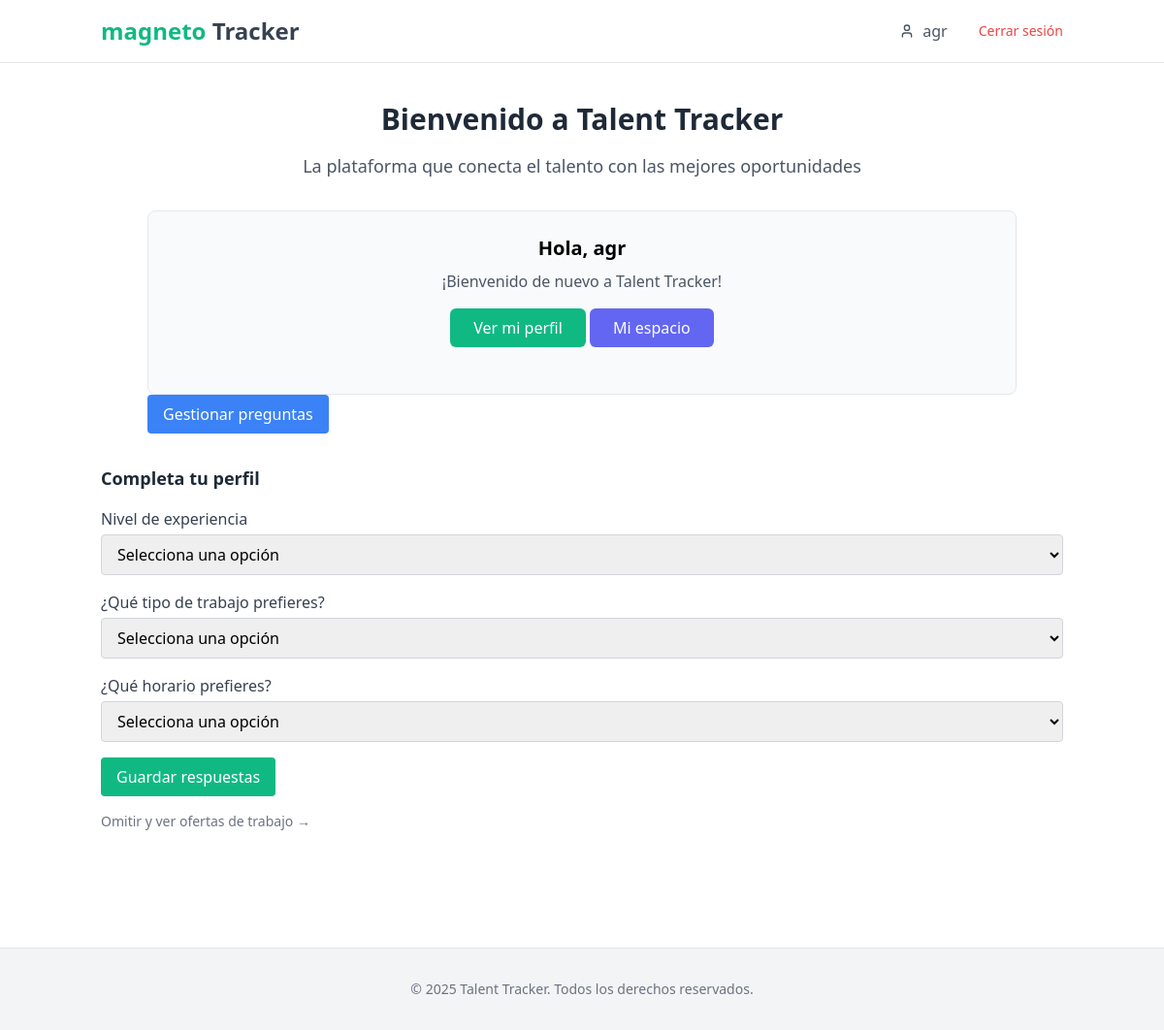
Page / (signed in) on the committed database.
### talentracker/models.py (models this page shows, shortened)
class Usuario(AbstractUser):
    TIPO_USUARIO_CHOICES = [
        ('empleado', 'Empleado'),
        ('empresa', 'Empresa'),
    ]
    tipo_usuario = models.CharField(max_length=10, choices=TIPO_USUARIO_CHOICES, default='empleado')
    telefono = models.CharField(max_length=15, blank=True, null=True)
    fecha_nacimiento = models.DateField(blank=True, null=True)
    curriculum = models.FileField(upload_to='curriculos/', null=True, blank=True)

class PreguntaPerfil(models.Model):
    texto = models.CharField(max_length=255)
    obligatoria = models.BooleanField(default=False)

### talentracker/views.py (the view)
# urls.py: path('', talenTracker.home, name='home'),
def home(request):
    return render(request, 'home.html')

### talentracker/templates/home.html (shortened to what this page needs)
{% load static %}
<!DOCTYPE html>
<html lang="es">
<head>
    <script src="https://cdn.tailwindcss.com"></script>
</head>
<body class="min-h-screen bg-white">
    <nav class="border-b border-gray-200">
        <div class="container mx-auto px-4 py-3 flex items-center justify-between">
            <div class="flex items-center">
                <h1 class="text-2xl font-bold">
                    <span class="text-green-500">magneto</span>
                    <span class="text-gray-700">Tracker</span>
                </h1>
            </div>
            <div class="flex items-center space-x-4">
                {% if user.is_authenticated %}
                    <div class="flex items-center space-x-4">
                        <button class="flex items-center text-gray-600 px-4 py-2 rounded hover:bg-gray-100">
                            <i data-lucide="user" class="w-4 h-4 mr-2"></i>
                            {{ user.username }}
                        </button>
                        <a href="{% url 'cerrar_sesion' %}" class="text-sm text-red-500 hover:underline">
                            Cerrar sesión
                        </a>
                    </div>
                {% endif %}
            </div>
        </div>
    </nav>
    <main class="container mx-auto px-4 py-10">
        <div class="max-w-4xl mx-auto">
            <div class="text-center mb-8">
                <h2 class="text-3xl font-bold text-gray-800 mb-4">Bienvenido a Talent Tracker</h2>
                <p class="text-gray-600 text-lg">
                    La plataforma que conecta el talento con las mejores oportunidades
                </p>
            </div>
            <div class="bg-gray-50 rounded-lg p-6 border border-gray-200">
                {% if user.is_authenticated %}
                    <div class="text-center">
                        <h3 class="text-xl font-semibold mb-2">Hola, {{ user.username }}</h3>
                        <p class="text-gray-600 mb-4">¡Bienvenido de nuevo a Talent Tracker!</p>
                        <a href="#" class="inline-block bg-green-500 hover:bg-green-600 text-white px-6 py-2 rounded-md mb-6">
                            Ver mi perfil
                        </a>
                    <a href="{% url 'dashboard' %}" class="inline-block bg-indigo-500 hover:bg-indigo-600 text-white px-6 py-2 rounded-md">
                        Mi espacio
                    </a>
                </div>
                </div>
                        {% if user.is_superuser %}
                        <a href="{% url 'admin_preguntas' %}" class="inline-block bg-blue-500 hover:bg-blue-600 text-white px-4 py-2 rounded mb-4">
                            Gestionar preguntas
                        </a>
                        {% endif %}
                    </div>
                    {% if request.preguntas_perfil %}
                        <form method="post" action="{% url 'guardar_respuestas' %}" class="space-y-4 text-left">
                            <h4 class="text-lg font-semibold text-gray-800 mb-2">Completa tu perfil</h4>
                            {% for pregunta in request.preguntas_perfil %}
                                <div>
                                    <label class="block text-gray-700 font-medium mb-1">{{ pregunta.texto }}</label>
                                    <select name="pregunta_{{ pregunta.id }}"
                                            class="w-full border border-gray-300 rounded px-3 py-2 focus:outline-none focus:ring focus:ring-green-200"
                                            {% if pregunta.obligatoria %}required{% endif %}>
                                        <option value="">Selecciona una opción</option>
                                    </select>
                                </div>
                            {% endfor %}
                            <button type="submit" class="bg-green-500 hover:bg-green-600 text-white px-4 py-2 rounded">
                                Guardar respuestas
                            </button>
                            <a href="{% url 'dashboard' %}" class="text-sm text-gray-500 hover:underline block mt-2">
                                Omitir y ver ofertas de trabajo →
                            </a>
                        </form>
                    {% endif %}
                {% endif %}
    </main>
    <footer class="bg-gray-100 mt-20 py-8 border-t border-gray-200">
        <div class="container mx-auto px-4">
            <div class="text-center text-gray-500 text-sm">
                © {% now "Y" %} Talent Tracker. Todos los derechos reservados.
            </div>
        </div>
    </footer>
</body>
</html>

### rows in the picture
Usuario: username "agr"
PreguntaPerfil: texto "Nivel de experiencia"
PreguntaPerfil: texto "¿Qué tipo de trabajo prefieres?"
PreguntaPerfil: texto "¿Qué horario prefieres?"
